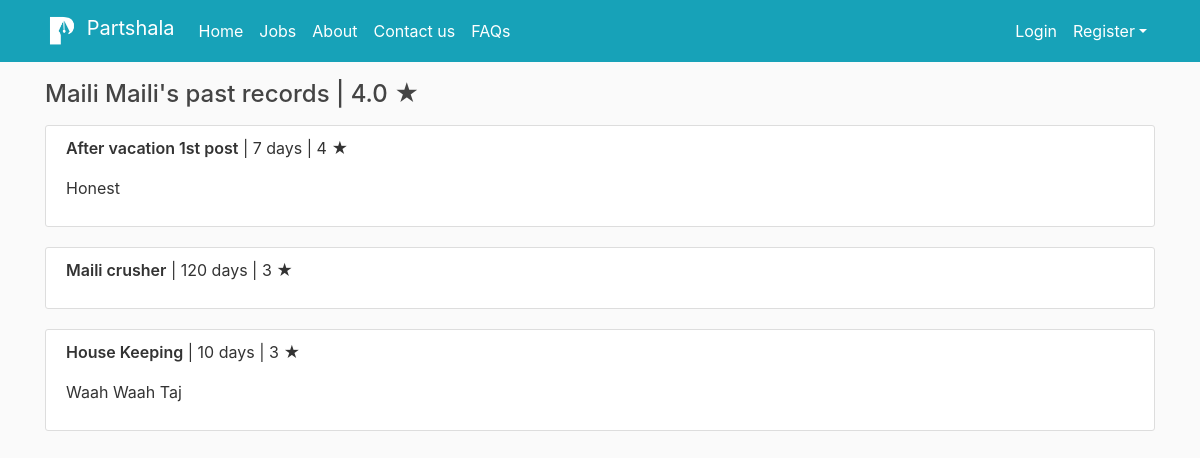
/profile-fellow/hire-associate-detail/2/associate-record/, run on the app's committed database.
### users/models.py (models this page shows, shortened)
class Application(models.Model):
    AssociateRate = (
        ('New','New'),
        ('True','True'),
        ('False','False'),
    )
    FellowRate = (
        ('New','New'),
        ('True','True'),
        ('False','False'),
    )
    associate = models.ForeignKey(User, on_delete=models.CASCADE)
    post = models.ForeignKey(Post, on_delete=models.CASCADE, related_name='applicants')
    id = models.AutoField(primary_key=True)
    created_at = models.DateTimeField(default=timezone.now)
    sent_to_employer = models.BooleanField(default=False)
    rejected = models.BooleanField(default=False)
    is_hired = models.BooleanField(default=False)
    associate_rating = models.PositiveIntegerField(default=1, validators=[MaxValueValidator(5)])
    fellow_rating = models.IntegerField(default=1, validators=[MaxValueValidator(5)])
    associate_comment = models.CharField(default='', max_length=300, blank=True)
    fellow_comment = models.CharField(default='', max_length=300, blank=True)
    associate_is_rated = models.BooleanField(default=False)
    fellow_is_rated = models.BooleanField(default=False)
    associate_rating_status = models.CharField(choices=AssociateRate, max_length=5, default='New')
    fellow_rating_status = models.CharField(choices=FellowRate, max_length=5, default='New')
    fellows_complaint_subject = models.CharField(default='', max_length=100, blank=True)
    fellows_complaint = models.CharField(default='', max_length=300, blank=True)
    fellow_complained = models.BooleanField(default=False)
    fellows_complaint_resolved = models.BooleanField(default=False)
    fellows_complaint_updating = models.BooleanField(default=False)
    associates_complaint_subject = models.CharField(default='', max_length=100, blank=True)
    associates_complaint = models.CharField(default='', max_length=300, blank=True)
    associate_complained = models.BooleanField(default=False)
    associates_complaint_resolved = models.BooleanField(default=False)
    associates_complaint_updating = models.BooleanField(default=False)
    recall = models.BooleanField(default=False)
    note_by_partshala = models.TextField(default='')
    class Meta:
        unique_together = ['associate', 'post']

class User(AbstractUser):
    username = models.CharField(unique=True,max_length=30)
    email = models.EmailField(unique=True,max_length=75)
    is_fellow = models.BooleanField(default=False)
    is_associate = models.BooleanField(default=False)

class ProfileAssociate(models.Model):
    Gender = (
        ('Male','Male'),
        ('Female','Female'),
        ('Other','Other'),
    )
    associate = models.OneToOneField(User, on_delete=models.CASCADE)
    first_name = models.CharField(default='', max_length=15)
    last_name = models.CharField(default='', max_length=15)
    gender = models.CharField(choices=Gender, max_length=6, default='Select')
    phone = PhoneNumberField( "Phone number: +9188xxx xxx88", unique=False,null=False, blank=False)
    aadhaar = models.PositiveIntegerField("UIDAI (Aadhaar) number: (will be used for verification purpose)", default='9', blank=False, validators=[MaxValueValidator(999999999999)])
    date_of_birth = models.DateField("Date of birth: (yyyy-mm-dd)", auto_now_add=False, auto_now=False, blank=False,default=timezone.now)
    image = models.ImageField(default='default_associate.png', upload_to='profile_pics_associate')
    max_qualification = models.CharField(default='', max_length=25)
    ssc_score = models.FloatField("10th score (%):", default='100')
    hsc_score = models.FloatField("12th score (%):", default='100')
    ssc_result = models.FileField(default='', upload_to='associate_documents', blank=False)
    hsc_result = models.FileField(default='Not Available', upload_to='associate_documents', blank=True)
    associate_bio = models.TextField("About you", default='', max_length=300)
    work_ex = models.TextField("Work Experience:",default='Fresher', max_length=300)
    last_updated = models.DateTimeField(default=datetime.now())
    associate_avg_rating = models.DecimalField(default=3, max_digits=2, decimal_places=1)
    is_verified = models.BooleanField(default=False)
    note_by_partshala = models.TextField(default='')
    def get_age(self):
        now = datetime.now()
        age = (now.date() - self.date_of_birth).days/365.25
        return int(age)
    age = property(get_age)

### blog/models.py (models this page shows, shortened)
class Post(models.Model):
    job_title = models.CharField(max_length=100)
    job_description = models.TextField()
    skills_reqd = models.TextField(default='Skills expected')
    post_date = models.DateField(default=timezone.now)
    start_date = models.DateField("Start date: (yyyy-mm-dd)", auto_now_add=False, auto_now=False, blank=False,default=timezone.now)
    end_date = models.DateField("End date: (yyyy-mm-dd)", auto_now_add=False, auto_now=False, blank=False,default=timezone.now)
    start_time = models.TimeField("Start time: (HH:MM)", blank=False, null=True)
    end_time = models.TimeField("End time: (HH:MM)", blank=False, null=True)
    fellow = models.ForeignKey(User, on_delete=models.CASCADE)
    city = models.CharField(max_length=15, default='')
    vacancy = models.PositiveIntegerField(default=1, validators=[MaxValueValidator(50)])
    address = models.TextField(default='Reporting Address')
    stipend = models.IntegerField(default=0, blank=True)
    filled = models.BooleanField(default=False)
    is_verified = models.BooleanField(default=False)
    is_rejected = models.BooleanField(default=False)
    rejection_note = models.TextField(default='Resubmit')
    no_of_hirings = models.PositiveIntegerField(default=1, validators=[MaxValueValidator(100)])
    note_by_partshala = models.TextField(default='')
    def get_duration(self):
        duration = (self.end_date - self.start_date).days
        return duration
    duration = property(get_duration)
    def get_total(self):
        total = self.stipend*self.no_of_hirings
        return total
    total = property(get_total)

### users/views.py (the view)
# urls.py: path('hire-associate-detail/<int:application_id>/associate-record/', user_views.AssociateJobListView.as_view(), name='associate_record'),
class AssociateJobListView(ListView):
    model = Application
    template_name = 'users/associate_record.html'  # <app>/<model>_<viewtype>.html
    context_object_name = 'application'
    pk_url_kwarg = 'application_id'
    def get_context_data(self, **kwargs):
        context = super().get_context_data(**kwargs)
        application = Application.objects.get(id=self.kwargs['application_id'])
        context['application'] = application
        objec = Application.objects.get(id=self.kwargs['application_id'])
        associate = objec.associate
        context['jobs'] = Application.objects.filter(associate=associate).order_by('-created_at')
        return context

### users/templates/users/associate_record.html
{% extends "blog/base.html" %}
{% block content %}
	<div>
		<h4 class="mb-3" > {{ application.associate.profileassociate.first_name }} {{ application.associate.profileassociate.last_name }}'s past records   | {{ application.associate.profileassociate.associate_avg_rating }} &#9733;</h4>
		{% for job in jobs %}
			{% if job.associate_is_rated %}
				<article class="media content-section">
				  <div class="media-body">
				    <p class="article-content"><span style="font-weight: 600">{{ job.post.job_title }}</span> | {{ job.post.duration }}  days | {{ job.associate_rating }} <span>&#9733;</span></p>
				    <p class="article-content">{{ job.associate_comment }}</p>
				  </div>
				</article>
			{% endif %}
		{% endfor %}
	</div>
{% endblock content %}

### blog/static/blog/main.css (style rules this page uses)
body { background: #fafafa; color: #333333; margin-top: 5rem; }
h1, h2, h3, h4, h5, h6 { color: #444444; }
.content-section { background: #ffffff; padding: 10px 20px; border: 1px solid #dddddd; border-radius: 3px; margin-bottom: 20px; }
.article-content { white-space: pre-line; }

### data on the page
Application: associate.profileassociate.first_name "Maili", associate.profileassociate.last_name "Maili", associate.profileassociate.associate_avg_rating "4.0"
Application: post.job_title "After vacation 1st post", post.duration "7", associate_rating "4", associate_comment "Honest"
Application: post.job_title "Maili crusher", post.duration "120", associate_rating "3"
Application: post.job_title "House Keeping", post.duration "10", associate_rating "3", associate_comment "Waah Waah Taj"
